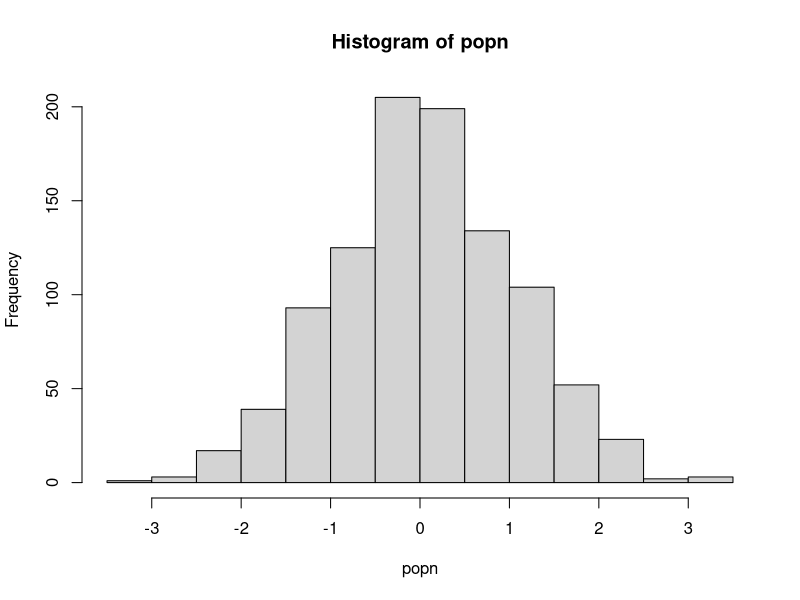

Recreate this plot in R.
######### Functions ##########

## A function to take a sample of size n from a population "popn" and return its mean
myexperiment <- function(popn,n){
  pop_sample <- sample(popn, n, replace = FALSE)
  return(mean(pop_sample))
}

## Calculate means using a for loop without preallocation:
loopy_sample1 <- function(popn, n, num){
  result1 <- vector() #Initialize empty vector of size 1 
  for(i in 1:num){
    result1 <- c(result1, myexperiment(popn, n))
  }
  return(result1)
}

## To run "num" iterations of the experiment using a for loop on a vector with preallocation:
loopy_sample2 <- function(popn, n, num){
  result2 <- vector(,num) #Preallocate expected size
  for(i in 1:num){
    result2[i] <- myexperiment(popn, n)
  }
  return(result2)
}

## To run "num" iterations of the experiment using a for loop on a list with preallocation:
loopy_sample3 <- function(popn, n, num){
  result3 <- vector("list", num) #Preallocate expected size
  for(i in 1:num){
    result3[[i]] <- myexperiment(popn, n)
  }
  return(result3)
}


## To run "num" iterations of the experiment using vectorization with lapply:
lapply_sample <- function(popn, n, num){
  result4 <- lapply(1:num, function(i) myexperiment(popn, n))
  return(result4)
}

## To run "num" iterations of the experiment using vectorization with lapply:
sapply_sample <- function(popn, n, num){
  result5 <- sapply(1:num, function(i) myexperiment(popn, n))
  return(result5)
}

popn <- rnorm(1000) # Generate the population
hist(popn)

n <- 20 # sample size for each experiment
num <- 1000 # Number of times to rerun the experiment

print("The loopy, non-preallocation approach takes:" )
print(system.time(loopy_sample1(popn, n, num)))

print("The loopy, but with preallocation approach takes:" )
print(system.time(loopy_sample2(popn, n, num)))

print("The loopy, non-preallocation approach takes:" )
print(system.time(loopy_sample3(popn, n, num)))

print("The vectorized sapply approach takes:" )
print(system.time(sapply_sample(popn, n, num)))

print("The vectorized lapply approach takes:" )
print(system.time(lapply_sample(popn, n, num)))